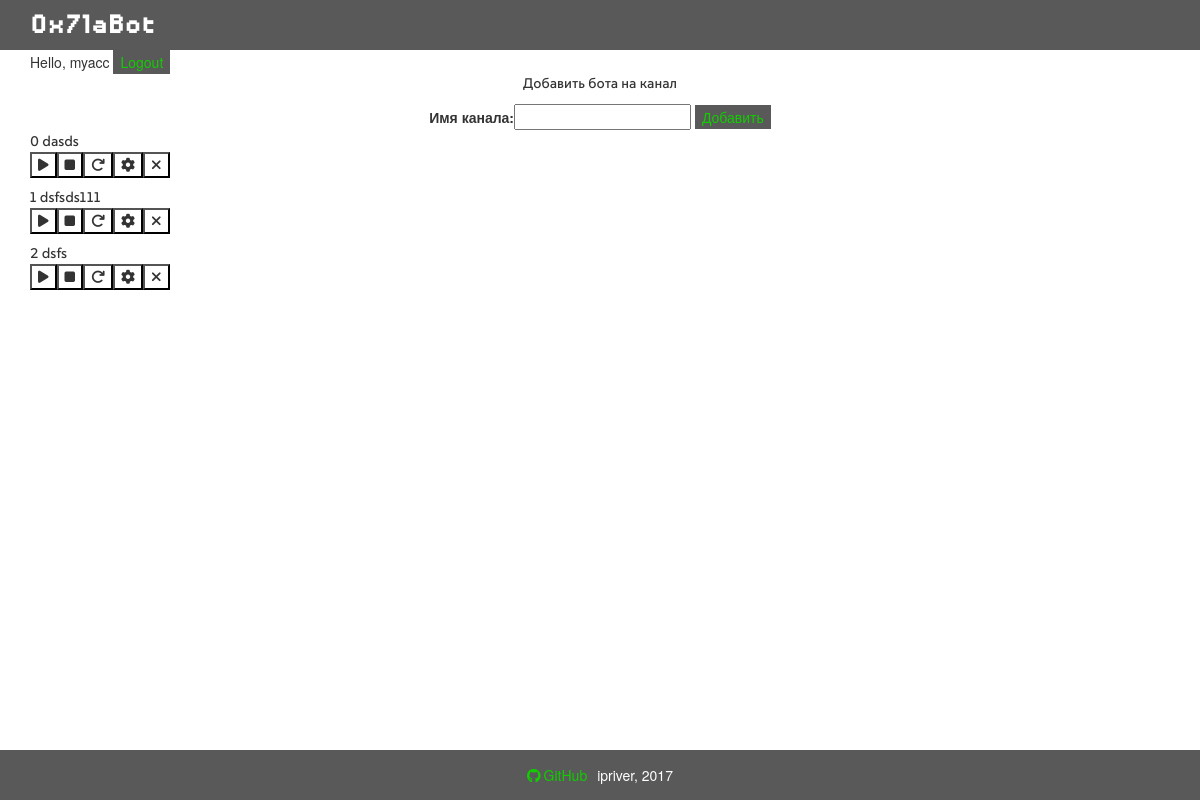
The page / (signed in) on the database as committed earlier.
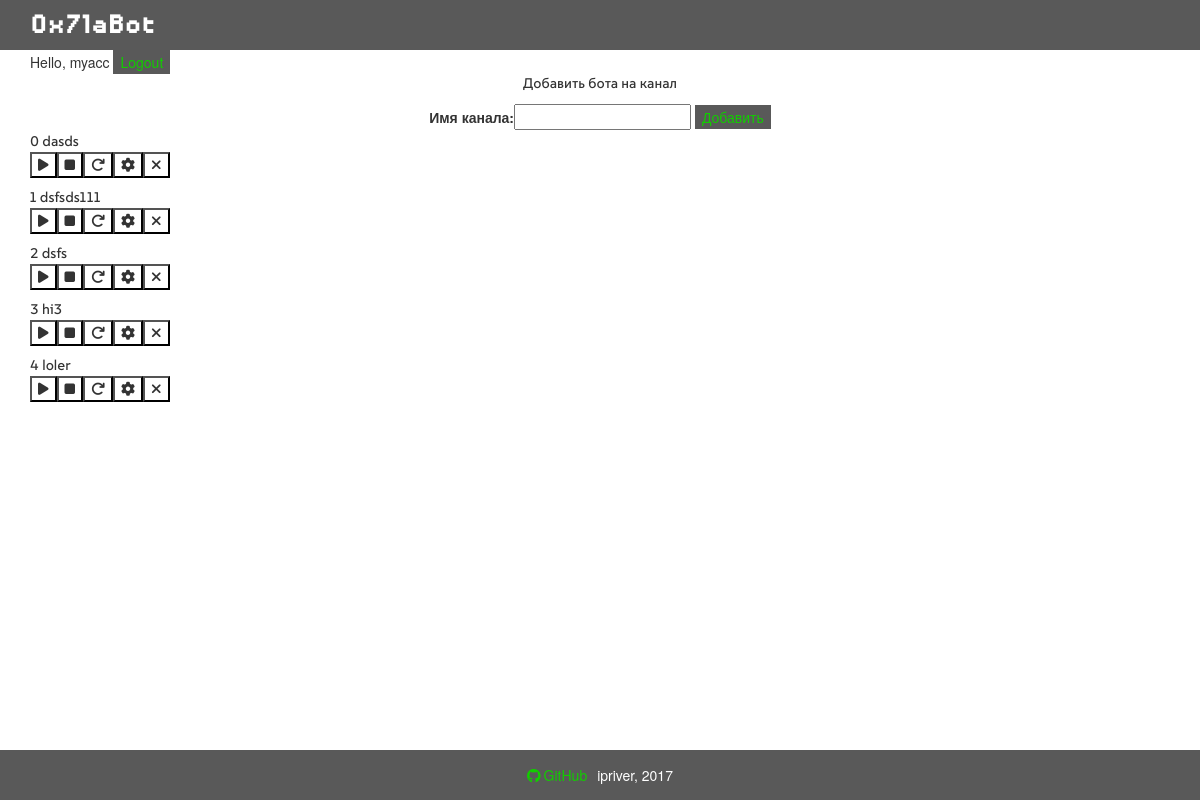
The same page on the database as committed later.
### botFactory/models.py (models this page shows, shortened)
class Bot(models.Model):
    account = models.ForeignKey(Account)
    channel_name = models.CharField(max_length=50)
    bot_start_time = models. DateTimeField(default=None)

### botFactory/views.py (the view, shortened to what this page needs)
class IndexView(TemplateView):
    template_name = 'botFactory/index.html'
    def get_context_data(self, **kwargs):
        context = super(IndexView, self).get_context_data(**kwargs)
        context['authenticated'] = False
        context['form'] = None
        return context
    def get(self, request, *args, **kwargs):
        context = self.get_context_data()
        if request.user.is_authenticated:
            context['message'] = 'Hello, ' + request.user.username
            context['authenticated'] = True
            context['form'] = AddBotForm()
            user = request.user
            account = Account.objects.get(user=user)
            bot_list = Bot.objects.filter(account=account)
            context['bot_list'] = bot_list
        else:
            context['authenticated'] = False
            context['form'] = SignInForm()
        return render(request, self.template_name, context)

### botFactory/forms.py
class AddBotForm(forms.Form):
    channel_name = forms.CharField(label='Имя канала:', min_length=3,
                                   max_length=30)

### frontend/build/templates/botFactory/index.html (shortened to what this page needs)
{% extends 'botFactory/base.html' %} {% block header_styles %} {% load staticfiles %}<link rel="stylesheet" type="text/css" href="{% static 'botFactory/styles/index.css' %}"> {% endblock %} {% block content %} {% if authenticated %}<form action="/logout/">{{ message }} <input class="button" type="submit" value="Logout"></form><form class="addBotForm text-center" action="/add_new_bot/" method="post"><p>Добавить бота на канал</p> {{ form }} <input class="button" type="submit" value="Добавить"></form>{% for bot in bot_list %}<div class="bot"><p>{{ forloop.counter0 }} {{ bot.channel_name }}</p></div>{% endfor %} {% endif %} {% endblock %}

### frontend/build/templates/botFactory/base.html (shortened to what this page needs)
<!DOCTYPE html><html><head><link rel="stylesheet" href="https://maxcdn.bootstrapcdn.com/bootstrap/3.3.7/css/bootstrap.min.css"><link rel="stylesheet" href="https://maxcdn.bootstrapcdn.com/bootstrap/3.3.7/css/bootstrap-theme.min.css">
  {% load staticfiles %}<link rel="stylesheet" type="text/css" href="{% static 'botFactory/styles/base.css' %}">{% block header_styles %} {% endblock %}</head><body><header><div class="container"><a href="{% url 'botFactory:index' %}" class="head_title">0x71aBot</a></div></header><main class="container">{% block content %} {% endblock %}</main><footer class="text-center"><a href="https://github.com/ipriver/0x71aBot">GitHub</a><p>ipriver, 2017</p></footer></body></html>

### frontend/build/static/botFactory/styles/base.css (style rules this page uses)
html { height: 100%; }
body { margin: 0; position: relative; min-height: 100%; padding-bottom: 70px; }
header { height: 50px; background: #595959; }
header .head_title { font-size: 3.5rem; color: white; font-family: Droid, Arial; }
a { color: #12CD00; }
main p { font-family: Moscow, Arial; }
footer { display: -webkit-box; display: -ms-flexbox; display: flex; -webkit-box-pack: center; -ms-flex-pack: center; justify-content: center; -webkit-box-align: center; -ms-flex-align: center; align-items: center; position: absolute; bottom: 0; height: 50px; width: 100%; background: #595959; }
footer p { margin: 0; color: white; }
footer a { margin-right: 10px; }
footer a::before { margin-right: 3px; content: '\f09b'; font-family: "FontAwesome"; }
.button { border: 1px solid black; color: #12CD00; background-color: #595959; border-color: #595959; }

### frontend/build/static/botFactory/styles/index.css (style rules this page uses)
.bot { margin-bottom: 10px; }
.bot p { margin: 0; }

Rows that differ between the two databases and show on the page:
added Bot: channel_name "hi3"
added Bot: channel_name "loler"
